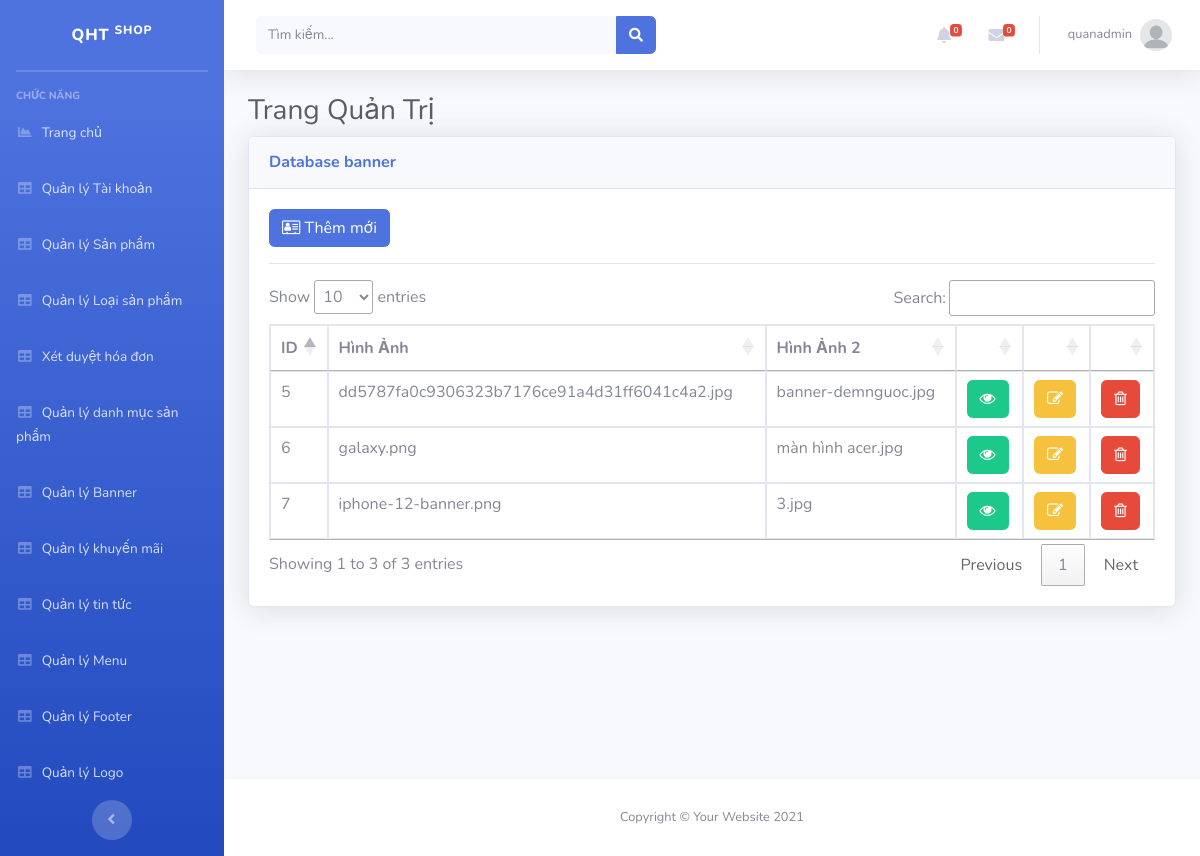
/Admin/index.php?mod=banner (signed in), run on the app's committed database.
### tables this page shows
CREATE TABLE `banner` (
  `Id` int(11) NOT NULL,
  `HinhAnh` varchar(255) DEFAULT NULL,
  `Hinh2` varchar(50) NOT NULL,
  `alt` int(11) NOT NULL
);

### Admin/MVC/controllers/BannerController.php (called while the page is built, shortened)
<?php
class BannerController
{
	var $banner_model;
	function __construct()
	{
		$this->banner_model = new Banner();
	}
	public function list()
	{
		$data = $this->banner_model->All();
		require_once("MVC/Views/Admin/index.php");
	}
}

### Admin/MVC/Models/connection.php (called while the page is built, shortened)
<?php
    class Connection{
        function __construct()
        {
            $severname ="localhost";
            $username ="root";
            $password ="";
            $db_name ="wiroshop";
            $this->conn = new mysqli($severname,$username,$password,$db_name);
        }
    }
?>

### Admin/MVC/Models/model.php (called while the page is built, shortened)
<?php
require_once("connection.php");
class Model
{
    var $table;
    var $contens;
    function __construct()
    {
        $conn_obj = new Connection();
        $this->conn = $conn_obj->conn;
    }
    function All()
    {
        $query = "select * from $this->table ORDER BY $this->contens DESC ";
        require("result.php");
        return $data;
    }
}

### Admin/MVC/Models/result.php (called while the page is built)
<?php
$result = $this->conn->query($query);
$data = array();
while ($row = $result->fetch_assoc()) {
    $data[] = $row;
}
?>

### Admin/MVC/Views/banner/list.php (the view, shortened to what this page needs)
<a href="?mod=banner&act=add" type="button" class="btn btn-primary"><i class="fa fa-address-card-o" aria-hidden="true"></i>&nbsp;Thêm mới</a>
<hr>
<table class="table table-bordered" id="dataTable" width="100%" cellspacing="0">
  <thead>
    <tr>
      <th scope="col">ID</th>
      <th scope="col">Hình Ảnh</th>
      <th scope="col">Hình Ảnh 2</th>
      <th scope="col"></th>
      <th scope="col"></th>
      <th scope="col"></th>
    </tr>
  </thead>
  <tbody>
    <?php foreach ($data as $row) { ?>
      <tr>
        <td><?= $row['Id'] ?></td>
        <td><?= $row['HinhAnh'] ?></td>
         <td><?= $row['Hinh2'] ?></td>
        <td>
          <a href="?mod=banner&act=detail&id=<?= $row['Id'] ?>" class="btn btn-success"><i class="fa fa-eye" aria-hidden="true"></i></a>
        </td>
        <td>
           <?php if (isset($_SESSION['isLogin_Admin']) && $_SESSION['isLogin_Admin'] == true) { ?>
          <a href="?mod=banner&act=edit&id=<?= $row['Id'] ?>" class="btn btn-warning"><i class="fa fa-pencil-square-o" aria-hidden="true"></i></a>
          <?php }?>
        </td>
        <td>
           <?php if (isset($_SESSION['isLogin_Admin']) && $_SESSION['isLogin_Admin'] == true) { ?>
          <a href="?mod=banner&act=delete&id=<?= $row['Id'] ?>" onclick="return confirm('Bạn có thật sự muốn xóa ?');" type="button" class="btn btn-danger"><i class="fa fa-trash-o" aria-hidden="true"></i></a>
          <?php }?>
        </td>
      </tr>
    <?php } ?>
</table>

### data on the page
banner: Id "7", HinhAnh "iphone-12-banner.png", Hinh2 "3.jpg"
banner: Id "6", HinhAnh "galaxy.png", Hinh2 "màn hình acer.jpg"
banner: Id "5", HinhAnh "dd5787fa0c9306323b7176ce91a4d31ff6041c4a2.jpg", Hinh2 "banner-demnguoc.jpg"

### other printed values
$_SESSION['login']['TaiKhoan'] "quanadmin"
$mod "banner"
